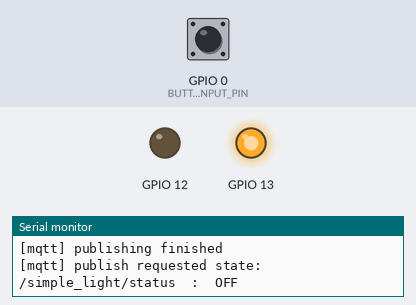
A sketch run on a simulated ESP8266 (NodeMCU). On the bench: output pins drawn as LEDs (lit = HIGH), the last lines printed to the serial monitor. The test bench sets the inputs (shaded band); at power-on: GPIO 0 (BUTTON_INPUT_PIN) HIGH. WiFi joins after 1.5 s; servers stay silent unless stated; EEPROM starts erased; no MQTT or app messages arrive unless stated.

Above: at 2.7 s.
2.8 s: GPIO 0 (BUTTON_INPUT_PIN) pulled LOW for 0.15 s
At 3.2 s:
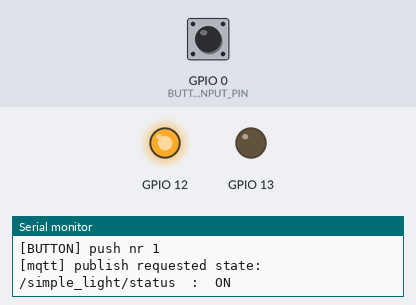
7.4 s: GPIO 0 (BUTTON_INPUT_PIN) pulled LOW for 1 s
At 7.9 s:
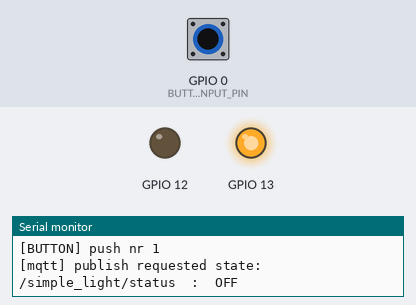
9.9 s: GPIO 0 (BUTTON_INPUT_PIN) pulled LOW for 3.2 s
At 11.0 s:
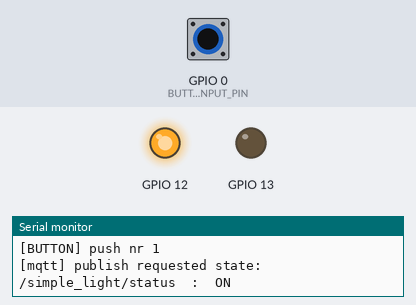
Timing chart, 0 to 12.9 s (numbered marks = the images above; inputs shaded):
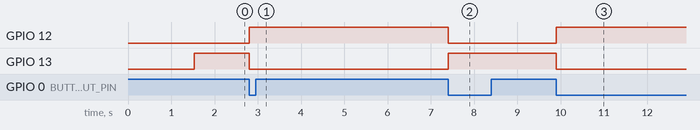

Measured:
- after the input at 2.8 s, GPIO 12: LOW → HIGH at once; GPIO 13: HIGH → LOW at once
- after the input at 7.4 s, GPIO 12: HIGH → LOW at once; GPIO 13: LOW → HIGH at once
- after the input at 9.9 s, GPIO 12: LOW → HIGH at once; GPIO 13: HIGH → LOW at once

The sketch:

basicSwitch_v6.ino
```cpp
// (licence header left out)
/*****************************************************************************************
 * Include Interfaces
*****************************************************************************************/
#include <ESP8266WiFi.h>
#include "WiFiManager.h" // local modified version
#include <PubSubClient.h>
#include <EEPROM.h>
#include "gensettings.h"

#include "prjsettings.h"

/*****************************************************************************************
 * Local constant defines
*****************************************************************************************/

/*****************************************************************************************
 * Local function like makros
*****************************************************************************************/

/*****************************************************************************************
 * Local type definitions (enum, struct, union):
*****************************************************************************************/

/*****************************************************************************************
 * Global data definitions (unlimited visibility, to be avoided):
*****************************************************************************************/

/*****************************************************************************************
 * Local data definitions:
 * (always use static: limit visibility, const: read only, volatile: non-optimizable)
*****************************************************************************************/
static char buffer_stca[60];

// buffer used to send/receive data with MQTT, can not be done with the
// buffer_stca, as both are needed simultaniously
static WiFiClient            wifiClient_sts;
static PubSubClient          client_sts(wifiClient_sts);
static mqttData_t            mqttData_sts;

static WiFiManager           wifiManager_sts;
// prepare wifimanager variables
static WiFiManagerParameter  wifiManagerParamMqttServerId_sts("mq_ip", "mqtt server ip", "", 15);
static WiFiManagerParameter  wifiManagerParamMqttServerPort_sts("mq_port", "mqtt server port", "1883", 5);
static WiFiManagerParameter  wifiManagerParamMqttCapability_sts("cap", "Capability Bit0 = n/a, Bit1 = n/a, Bit2 = n/a", "", 2);
static WiFiManagerParameter  wifiManagerParamMqttClientShort_sts("sid", "mqtt short id", "devXX", 6);
static WiFiManagerParameter  wifiManagerParamMqttServerLogin_sts("login", "mqtt login", "", 15);
static WiFiManagerParameter  wifiManagerParamMqttServerPw_sts("pw", "mqtt pw", "", 15);

static uint32_t             timerRepubAvoid_u32st = 0;
static uint32_t             timerButtonDown_u32st  = 0;
static uint8_t              counterButton_u8st = 0;
static uint32_t             timerLastPub_u32st = 0;
static boolean              publishInfo_bolst = false;
static boolean              startWifiConfig_bolst = false;

//static boolean              simpleLightState_bolst = false;
//static boolean              publishState_bolst = true;

/*****************************************************************************************
* Global functions (unlimited visibility):
*****************************************************************************************/

/**---------------------------------------------------------------------------------------
 * @brief     This function processes the publish requests and is called cyclic.
 * @author    winkste
 * @date      20 Okt. 2017
 * @return    This function returns 'true' if the function processing was successful.
 *             In all other cases it returns 'false'.
*//*-----------------------------------------------------------------------------------*/
boolean processPublishRequests(void)
{
  String tPayload;
  boolean ret = false;

  if(true == publishInfo_bolst)
  {
    Serial.print("[mqtt] publish requested info: ");
    Serial.print(FW_IDENTIFIER);
    Serial.print(FW_VERSION);
    Serial.println(FW_DESCRIPTION);
    ret = client_sts.publish(build_topic(MQTT_PUB_FW_IDENT), FW_IDENTIFIER, true);
    ret &= client_sts.publish(build_topic(MQTT_PUB_FW_VERSION), FW_VERSION, true);
    ret &= client_sts.publish(build_topic(MQTT_PUB_FW_DESC), FW_DESCRIPTION, true);
    if(ret)
    {
      publishInfo_bolst = false;
    }
  }
  else
  {
    ret = basicSwitch_ProcessPublishRequests();
  }

  return ret;
}

/**---------------------------------------------------------------------------------------
 * @brief     This callback function processes incoming MQTT messages and is called by
 *              the PubSub client
 * @author    winkste
 * @date      20 Okt. 2017
 * @param     p_topic     topic which was received
 * @param     p_payload   payload of the received MQTT message
 * @param     p_length    payload length
 * @return    This function returns 'true' if the function processing was successful.
 *             In all other cases it returns 'false'.
*//*-----------------------------------------------------------------------------------*/
void callback(char* p_topic, byte* p_payload, unsigned int p_length)
{
  // concat the payload into a string
  String payload;
  for (uint8_t i = 0; i < p_length; i++)
  {
    payload.concat((char)p_payload[i]);
  }
  // print received topic and payload
  Serial.print("[mqtt] message received: ");
  Serial.print(p_topic);
  Serial.print("   ");
  Serial.println(payload);

  // execute generic support command
  if(String(build_topic(MQTT_SUB_COMMAND)).equals(p_topic))
  {
    // print firmware information
    if(0 == payload.indexOf(String(MQTT_PAYLOAD_CMD_INFO)))
    {
      publishInfo_bolst = true;
    }
    // goto wifimanager configuration
    else if(0 == payload.indexOf(String(MQTT_PAYLOAD_CMD_SETUP)))
    {
      startWifiConfig_bolst = true;
    }
    else
    {
      Serial.print("[mqtt] unexpected command: ");
      Serial.println(payload);
    }
  }
  else
  {
    basicSwitch_CallbackMqtt(p_topic, payload);
  }
}

/**---------------------------------------------------------------------------------------
 * @brief     This initializes the used input and output pins
 * @author    winkste
 * @date      20 Okt. 2017
 * @return    void
*//*-----------------------------------------------------------------------------------*/
void InitializePins(void)
{
  // attache interrupt code for button
  pinMode(BUTTON_INPUT_PIN, INPUT);
  digitalWrite(BUTTON_INPUT_PIN, HIGH); // pull up to avoid interrupts without sensor
  attachInterrupt(digitalPinToInterrupt(BUTTON_INPUT_PIN), updateBUTTONstate, CHANGE);
  basicSwitch_InitializePins();
}

/**---------------------------------------------------------------------------------------
 * @brief     This function handles the external button input and updates the value
 *              of the simpleLightState_bolst variable. If the value changed the corresponding
 *              set function is called. Debouncing is also handled by this function
 * @author    winkste
 * @date      20 Okt. 2017
 * @return    n/a
*//*-----------------------------------------------------------------------------------*/
void updateBUTTONstate()
{
  // toggle, write to pin, publish to server
  if(digitalRead(BUTTON_INPUT_PIN)==LOW)
  {
    if(millis() - timerButtonDown_u32st > BUTTON_DEBOUNCE)
    { // avoid bouncing
      // button down
      // toggle status of both lights
      basicSwitch_ToggleSimpleLight();

      if(millis() - timerButtonDown_u32st < BUTTON_TIMEOUT)
      {
        counterButton_u8st++;
      } else {
        counterButton_u8st=1;
      }
      Serial.print("[BUTTON] push nr ");
      Serial.println(counterButton_u8st);

    };
    //Serial.print(".");
    timerButtonDown_u32st = millis();
  }
}

/**---------------------------------------------------------------------------------------
 * @brief     This function handles the connection to the MQTT broker. If connection can't
 *              be established after several attempts the WifiManager is called. If
 *              connection is successfull, all needed subscriptions are done.
 * @author    winkste
 * @date      20 Okt. 2017
 * @return    n/a
*//*-----------------------------------------------------------------------------------*/
void reconnect()
{
  // Loop until we're reconnected
  uint8_t tries=0;
  while (!client_sts.connected())
  {
    Serial.println("[mqtt] Attempting connection...");
    // Attempt to connect
    Serial.print("[mqtt] client id: ");
    Serial.println(mqttData_sts.dev_short);
    if (client_sts.connect(mqttData_sts.dev_short, mqttData_sts.login, mqttData_sts.pw)) {
      Serial.println("[mqtt] connected");
      client_sts.loop();
      Serial.print("[mqtt] subscribed generic: ");
      Serial.println(MQTT_SUB_COMMAND);
      client_sts.subscribe(build_topic(MQTT_SUB_COMMAND));  // request general command with payload
      client_sts.loop();
      // ... and resubscribe
      basicSwitch_Reconnect();

      Serial.println("[mqtt] subscribing finished");
      Serial.print("[mqtt] publish firmware info: ");
      Serial.print(FW_IDENTIFIER);
      Serial.print(FW_VERSION);
      Serial.println(FW_DESCRIPTION);
      client_sts.publish(build_topic(MQTT_PUB_FW_IDENT), FW_IDENTIFIER, true);
      client_sts.publish(build_topic(MQTT_PUB_FW_VERSION), FW_VERSION, true);
      client_sts.publish(build_topic(MQTT_PUB_FW_DESC), FW_DESCRIPTION, true);
      Serial.println("[mqtt] publishing finished");
    }
    else
    {
      Serial.print("ERROR: failed, rc=");
      Serial.print(client_sts.state());
      Serial.println(", DEBUG: try again in 5 seconds");
      // Wait 5 seconds before retrying
      delay(5000);
    }
    tries++;
    if(tries>=5){
      Serial.println("Can't connect, starting AP");
      wifiManager_sts.startConfigPortal(CONFIG_SSID); // needs to be tested!
    }
  }
}

/**---------------------------------------------------------------------------------------
 * @brief     This callback function handles the wifimanager callback
 * @author    winkste
 * @date      20 Okt. 2017
 * @param     myWiFiManager     pointer to the wifimanager
 * @return    n/a
*//*-----------------------------------------------------------------------------------*/
void configModeCallback(WiFiManager *myWiFiManager)
{
  wifiManager_sts.addParameter(&wifiManagerParamMqttServerId_sts);
  wifiManager_sts.addParameter(&wifiManagerParamMqttServerPort_sts);
  wifiManager_sts.addParameter(&wifiManagerParamMqttCapability_sts);
  wifiManager_sts.addParameter(&wifiManagerParamMqttClientShort_sts);
  wifiManager_sts.addParameter(&wifiManagerParamMqttServerLogin_sts);
  wifiManager_sts.addParameter(&wifiManagerParamMqttServerPw_sts);
  // prepare wifimanager variables
  wifiManager_sts.setAPStaticIPConfig(IPAddress(192,168,4,1), IPAddress(192,168,4,255), IPAddress(255,255,255,0));
  Serial.println("Entered config mode");
}

/**---------------------------------------------------------------------------------------
 * @brief     This callback function handles the wifimanager save callback
 * @author    winkste
 * @date      20 Okt. 2017
 * @return    n/a
*//*-----------------------------------------------------------------------------------*/
void saveConfigCallback()
{
  sprintf(mqttData_sts.server_ip, "%s", wifiManagerParamMqttServerId_sts.getValue());
  sprintf(mqttData_sts.login, "%s", wifiManagerParamMqttServerLogin_sts.getValue());
  sprintf(mqttData_sts.pw, "%s", wifiManagerParamMqttServerPw_sts.getValue());
  sprintf(mqttData_sts.cap, "%s", wifiManagerParamMqttCapability_sts.getValue());
  sprintf(mqttData_sts.server_port, "%s", wifiManagerParamMqttServerPort_sts.getValue());
  sprintf(mqttData_sts.dev_short, "%s", wifiManagerParamMqttClientShort_sts.getValue());
  Serial.println(("=== Saving parameters: ==="));
  Serial.print(("mqtt ip: ")); Serial.println(mqttData_sts.server_ip);
  Serial.print(("mqtt port: ")); Serial.println(mqttData_sts.server_port);
  Serial.print(("mqtt user: ")); Serial.println(mqttData_sts.login);
  Serial.print(("capabilities: ")); Serial.println(mqttData_sts.cap);
  Serial.print(("mqtt pw: ")); Serial.println(mqttData_sts.pw);
  Serial.print(("mqtt dev short: ")); Serial.println(mqttData_sts.dev_short);
  Serial.println(("=== End of parameters ==="));
  char* temp=(char*) &mqttData_sts;
  for(int i=0; i<sizeof(mqttData_sts); i++){
    EEPROM.write(i,*temp);
    //Serial.print(*temp);
    temp++;
  }
  EEPROM.commit();
  Serial.println("Configuration saved, restarting");
  delay(2000);
  ESP.reset(); // eigentlich muss das gehen so, .. // we can't change from AP mode to client mode, thus: reboot
}


/**---------------------------------------------------------------------------------------
 * @brief     This function load the configuration from external eeprom
 * @author    winkste
 * @date      20 Okt. 2017
 * @param     myWiFiManager     pointer to the wifimanager
 * @return    n/a
*//*-----------------------------------------------------------------------------------*/
void loadConfig()
{
  // fill the mqtt element with all the data from eeprom
  char* temp=(char*) &mqttData_sts;
  for(int i=0; i<sizeof(mqttData_sts); i++){
    //Serial.print(i);
    *temp = EEPROM.read(i);
    //Serial.print(*temp);
    temp++;
  }
  Serial.println(("=== Loaded parameters: ==="));
  Serial.print(("mqtt ip: "));        Serial.println(mqttData_sts.server_ip);
  Serial.print(("mqtt port: "));      Serial.println(mqttData_sts.server_port);
  Serial.print(("mqtt user: "));      Serial.println(mqttData_sts.login);
  Serial.print(("mqtt pw: "));        Serial.println(mqttData_sts.pw);
  Serial.print(("mqtt dev short: ")); Serial.println(mqttData_sts.dev_short);
  Serial.print(("capabilities: "));   Serial.println(mqttData_sts.cap);

  // capabilities
  // capabilities

  Serial.println(("=== End of parameters ==="));
}

/**---------------------------------------------------------------------------------------
 * @brief     This function helps to build the complete topic including the
 *              custom device.
 * @author    winkste
 * @date      20 Okt. 2017
 * @param     topic       pointer to topic string
 * @return    combined topic as char pointer, it uses buffer_stca to store the topic
*//*-----------------------------------------------------------------------------------*/
char* build_topic(const char *topic)
{
  sprintf(buffer_stca, "%s%s", mqttData_sts.dev_short, topic);
  return buffer_stca;
}


/**---------------------------------------------------------------------------------------
 * @brief     This is the setup callback function
 * @author    winkste
 * @date      20 Okt. 2017
 * @return    n/a
*//*-----------------------------------------------------------------------------------*/
void setupCallback()
{
  // init the serial
  Serial.begin(115200);
  Serial.println("");
  Serial.println("... starting");
  Serial.print("Firmware Information:");
  Serial.print(FW_IDENTIFIER);
  Serial.println(FW_VERSION);
  Serial.println("Firmware Description:");
  Serial.println(FW_DESCRIPTION);
  Serial.print("Dev ");
  Serial.println(mqttData_sts.dev_short);
  EEPROM.begin(512); // can be up to 4096

  // start wifi manager
  Serial.println();
  Serial.println();
  wifiManager_sts.setAPCallback(configModeCallback);
  wifiManager_sts.setSaveConfigCallback(saveConfigCallback);
  wifiManager_sts.setConfigPortalTimeout(MAX_AP_TIME);
  WiFi.mode(WIFI_STA); // avoid station and ap at the same time

  Serial.println("[WiFi] Connecting ");
  if(!wifiManager_sts.autoConnect(CONFIG_SSID)){
    // possible situataion: Main power out, ESP went to config mode as the routers wifi wasn available on time ..
    Serial.println("failed to connect and hit timeout, restarting ..");
    delay(1000); // time for serial to print
    ESP.reset(); // reset loop if not only or configured after 5min ..
  }

  // load all paramters!
  loadConfig();

  InitializePins();

  Serial.println("");
  Serial.println("[WiFi] connected");
  Serial.print("[WiFi] IP address: ");
  Serial.println(WiFi.localIP());

  // init the MQTT connection
  client_sts.setServer(mqttData_sts.server_ip, atoi(mqttData_sts.server_port));
  client_sts.setCallback(callback);
}

/**---------------------------------------------------------------------------------------
 * @brief     This callback function handles the loop function
 * @author    winkste
 * @date      20 Okt. 2017
 * @return    n/a
*//*-----------------------------------------------------------------------------------*/
void loopCallback()
{

	if (!client_sts.connected())
	{
		reconnect();
 	}
 	client_sts.loop();

	//// publish requests ////
  if(millis()-timerLastPub_u32st > PUBLISH_TIME_OFFSET)
  {
    processPublishRequests();
    timerRepubAvoid_u32st = millis();
    timerLastPub_u32st = millis();
  }
  //// publish requests ////

	/// see if we hold down the button for more then 6sec ///
	if((counterButton_u8st >= 10 && millis() - timerButtonDown_u32st > BUTTON_TIMEOUT) || (true == startWifiConfig_bolst))
	{
    startWifiConfig_bolst = false;
		Serial.println("[SYS] Rebooting to setup mode");
		delay(200);
		wifiManager_sts.startConfigPortal(CONFIG_SSID); // needs to be tested!
		//ESP.reset(); // reboot and switch to setup mode right after that
	}
	/// see if we hold down the button for more then 6sec ///

}

/**---------------------------------------------------------------------------------------
 * @brief     This is the standard setup function
 * @author    winkste
 * @date      20 Okt. 2017
 * @return    n/a
*//*-----------------------------------------------------------------------------------*/
void setup()
{
  setupCallback();
}

/**---------------------------------------------------------------------------------------
 * @brief     This is the standard loop funcktion
 * @author    winkste
 * @date      20 Okt. 2017
 * @return    n/a
*//*-----------------------------------------------------------------------------------*/
void loop()
{
  loopCallback();
}
```

Source omitted: basicSwitch.ino (10034 bytes), gensettings.h (2885 bytes), prjsettings.h (2481 bytes)
